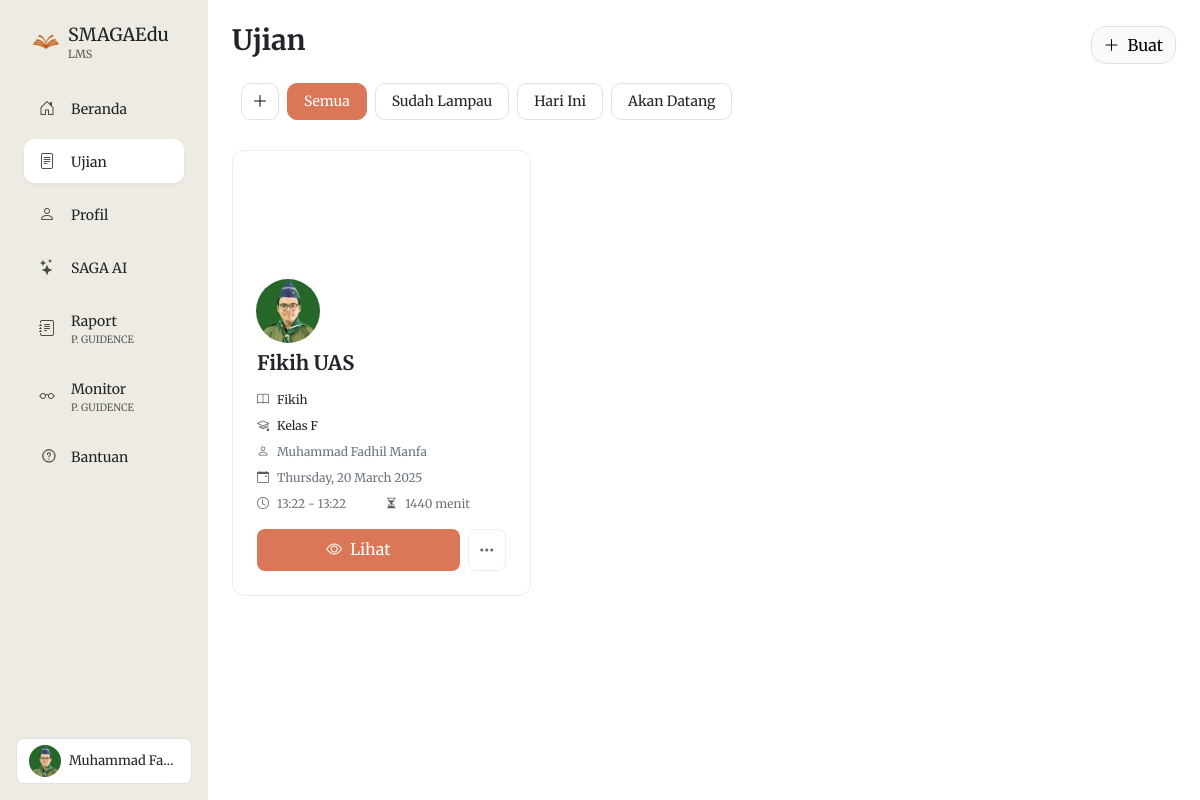
/ujian_guru.php (signed in), run on the app's committed database.
### tables this page shows
CREATE TABLE `guru` (
  `id` int(11) NOT NULL,
  `username` varchar(100) NOT NULL,
  `password` varchar(100) NOT NULL,
  `namaLengkap` varchar(100) NOT NULL,
  `namaSebutan` varchar(1000) NOT NULL,
  `jabatan` varchar(1000) NOT NULL,
  `foto_profil` varchar(255) DEFAULT NULL,
  `foto_latarbelakang` varchar(255) DEFAULT NULL,
  `universitas` varchar(100) DEFAULT NULL,
  `sertifikasi1` text DEFAULT NULL,
  `sertifikasi2` text DEFAULT NULL,
  `sertifikasi3` text DEFAULT NULL,
  `publikasi1` text DEFAULT NULL,
  `publikasi2` text DEFAULT NULL,
  `publikasi3` text DEFAULT NULL,
  `proyek1` text DEFAULT NULL,
  `proyek2` text DEFAULT NULL,
  `proyek3` text DEFAULT NULL,
  `pendidikan_s1` varchar(255) DEFAULT NULL,
  `pendidikan_s2` varchar(255) DEFAULT NULL,
  `pendidikan_lainnya` varchar(255) DEFAULT NULL
);

CREATE TABLE `ujian` (
  `id` int(11) NOT NULL,
  `judul` varchar(255) NOT NULL,
  `deskripsi` text DEFAULT NULL,
  `guru_id` varchar(100) NOT NULL,
  `kelas_id` int(11) NOT NULL,
  `mata_pelajaran` varchar(100) NOT NULL,
  `materi` text DEFAULT NULL,
  `tanggal_mulai` datetime NOT NULL,
  `tanggal_selesai` datetime NOT NULL,
  `durasi` int(11) NOT NULL,
  `status` enum('draft','published','selesai') DEFAULT 'draft',
  `created_at` timestamp NOT NULL DEFAULT current_timestamp()
);

CREATE TABLE `kelas` (
  `id` int(11) NOT NULL,
  `kode_kelas` varchar(10) DEFAULT NULL,
  `nama_kelas` varchar(100) DEFAULT NULL,
  `deskripsi` text DEFAULT NULL,
  `guru_id` varchar(50) DEFAULT NULL,
  `mata_pelajaran` varchar(100) DEFAULT NULL,
  `tingkat` varchar(20) DEFAULT NULL,
  `created_at` timestamp NOT NULL DEFAULT current_timestamp(),
  `background_image` varchar(1000) NOT NULL,
  `is_archived` tinyint(1) DEFAULT 0,
  `materi` text DEFAULT NULL,
  `is_public` tinyint(1) DEFAULT 0,
  `max_siswa` int(11) DEFAULT NULL
);

### ujian_guru.php (the view, shortened to what this page needs)
<?php
require "koneksi.php";
$userid = $_SESSION['userid'];
$query = "SELECT * FROM guru WHERE username = '$userid'";
$result = mysqli_query($koneksi, $query);
$guru = mysqli_fetch_assoc($result);
$query_ujian = "SELECT u.*, k.mata_pelajaran, k.background_image, k.tingkat FROM ujian u
                JOIN kelas k ON u.kelas_id = k.id
                WHERE u.guru_id = '$userid'
                ORDER BY u.created_at DESC";
$result_ujian = mysqli_query($koneksi, $query_ujian);
?>
<!DOCTYPE html>
<html lang="en">
<head>
    <link href="https://cdn.jsdelivr.net/npm/bootstrap@5.3.3/dist/css/bootstrap.min.css" rel="stylesheet">
    <link rel="stylesheet" href="https://cdn.jsdelivr.net/npm/bootstrap-icons@1.11.3/font/bootstrap-icons.min.css">
</head>
<body>
    <div class="container-fluid">
        <div class="row">
            <?php include 'includes/sidebar.php'; ?>
        </div>
    </div>
    <div class="col p-4 col-utama">
        <div class="row justify-content-between align-items-center mb-0 mb-md-3">
            <div class="col-12 col-md-auto mb-3 mb-md-0">
                <h3 style="font-weight: bold;">Ujian</h3>
            </div>
            <div class="d-none d-md-block col-md-auto">
                <a href="buat_ujian.php" class="btn btn-light border text-black d-flex align-items-center" style="border-radius: 15px;">
                    <i class="bi bi-plus-lg me-2"></i>
                    Buat
                </a>
            </div>
        </div>
        <div class="filter-container mb-4">
            <div class="d-flex align-items-center">
                <div class="filter-pills-wrapper d-flex justify-content-start">
                    <button class="btn btn-light border ms-2 flex-shrink-0 me-2" id="addFilterBtn" data-bs-toggle="modal" data-bs-target="#addFilterModal">
                        <i class="bi bi-plus-lg"></i>
                    </button>
                    <div class="filter-pills d-flex gap-2">
                        <button class="btn btn-filter active" data-filter="all">Semua</button>
                        <button class="btn btn-filter" data-filter="past">Sudah Lampau</button>
                        <button class="btn btn-filter" data-filter="today">Hari Ini</button>
                        <button class="btn btn-filter" data-filter="upcoming">Akan Datang</button>
                    </div>
                </div>
            </div>
        </div>
        <div class="row g-4">
            <?php
            if (mysqli_num_rows($result_ujian) > 0):
                while ($ujian = mysqli_fetch_assoc($result_ujian)):
                    $bg_image = !empty($ujian['background_image']) ? $ujian['background_image'] : 'assets/bg.jpg';
            ?>
                    <div class="col-12 col-md-6 col-lg-4">
                        <div class="class-card">
                            <div class="class-banner" style="background-image: url('<?php echo $bg_image; ?>')">
                                <img src="<?php echo !empty($guru['foto_profil']) ? 'uploads/profil/' . $guru['foto_profil'] : 'assets/pp.png'; ?>"
                                    class="profile-circle">
                            </div>
                            <div class="class-content">
                                <h4 class="class-title mb-3"><?php echo htmlspecialchars($ujian['judul']); ?></h4>
                                <div class="class-meta" style="font-size: 12px;">
                                    <div class="row g-2">
                                        <div class="col-12">
                                            <div class="d-flex align-items-center">
                                                <i class="bi bi-book me-2 text-muted"></i>
                                                <span class="text-dark"><?php echo htmlspecialchars($ujian['mata_pelajaran']); ?></span>
                                            </div>
                                        </div>
                                        <div class="col-12">
                                            <div class="d-flex align-items-center">
                                                <i class="bi bi-mortarboard me-2 text-muted"></i>
                                                <span class="text-dark">Kelas <?php echo htmlspecialchars($ujian['tingkat']); ?></span>
                                            </div>
                                        </div>
                                        <div class="col-12">
                                            <div class="d-flex align-items-center">
                                                <i class="bi bi-person me-2 text-muted"></i>
                                                <span class="text-secondary"><?php echo htmlspecialchars($guru['namaLengkap']); ?></span>
                                            </div>
                                        </div>
                                        <div class="col-12">
                                            <div class="d-flex align-items-center">
                                                <i class="bi bi-calendar-event me-2 text-muted"></i>
                                                <span class="text-secondary"><?php echo date('l, d F Y', strtotime($ujian['tanggal_mulai'])); ?></span>
                                            </div>
                                        </div>
                                        <div class="col-6">
                                            <div class="d-flex align-items-center">
                                                <i class="bi bi-clock me-2 text-muted"></i>
                                                <span class="text-secondary"><?php
                                                                                echo date('H:i', strtotime($ujian['tanggal_mulai'])) . ' - ' .
                                                                                    date('H:i', strtotime($ujian['tanggal_selesai']));
                                                                                ?></span>
                                            </div>
                                        </div>
                                        <div class="col-6">
                                            <div class="d-flex align-items-center">
                                                <i class="bi bi-hourglass-split me-2 text-muted"></i>
                                                <span class="text-secondary"><?php echo $ujian['durasi']; ?> menit</span>
                                            </div>
                                        </div>
                                    </div>
                                </div>
                                <div class="action-buttons mt-3">
                                    <a href="buat_soal.php?ujian_id=<?php echo $ujian['id']; ?>"
                                        class="btn-enter text-decoration-none">
                                        <i class="bi bi-eye me-2"></i>Lihat
                                    </a>
                                    <div class="dropdown">
                                        <button class="btn-more" type="button" data-bs-toggle="dropdown">
                                            <i class="bi bi-three-dots"></i>
                                        </button>
                                    </div>
                                </div>
                            </div>
                        </div>
                    </div>
                <?php
                endwhile;
            endif; ?>
        </div>
    </div>
</body>
</html>

### includes/sidebar.php (shortened to what this page needs)
<?php
$is_guru = $_SESSION['level'] == 'guru';
$is_admin = $_SESSION['level'] == 'admin';
?>
<div class="col-auto vh-100 p-3 p-md-4 menu-samping d-none d-md-block" style="background-color:rgb(238, 236, 226)">
    <div class="ps-2 mb-4">
        <a href="<?php echo $is_admin ? 'beranda_admin.php' : ($is_guru ? 'beranda_guru.php' : 'beranda.php'); ?>" class="text-decoration-none text-dark d-flex align-items-center gap-2">
            <img src="assets/smagaedu.png" alt="" width="28" class="logo_orange">
            <div>
                <h1 class="m-0" style="font-size: 18px;">SMAGAEdu</h1>
                <p class="m-0 text-muted" style="font-size: 11px;"><?php echo $is_admin ? 'ADMINISTRATOR' : 'LMS'; ?></p>
            </div>
        </a>
    </div>
    <div class="d-flex flex-column gap-1">
        <?php
        if ($is_admin) {
            $menu_items = [
                ['url' => 'beranda_admin.php', 'icon' => 'bi-house-door', 'text' => 'Beranda'],
                ['url' => 'ujian_admin.php', 'icon' => 'bi-file-text', 'text' => 'Ujian'],
                ['url' => 'guru_admin.php', 'icon' => 'bi-person-badge', 'text' => 'Guru'],
                ['url' => 'siswa_admin.php', 'icon' => 'bi-people', 'text' => 'Siswa'],
                ['url' => 'pg_admin.php', 'icon' => 'bi-journal-text', 'text' => 'Monitor', 'subtitle' => 'P. GUIDENCE'],
                ['url' => 'bantuan.php', 'icon' => 'bantuan_outfill.png', 'text' => 'Bantuan', 'is_image' => true]
            ];
        } elseif ($is_guru) {
            $menu_items = [
                ['url' => 'beranda_guru.php', 'icon' => 'bi-house-door', 'text' => 'Beranda'],
                ['url' => 'ujian_guru.php', 'icon' => 'bi-file-text', 'text' => 'Ujian'],
                ['url' => 'profil_guru.php', 'icon' => 'bi-person', 'text' => 'Profil'],
                ['url' => 'ai_guru.php', 'icon' => 'bi-stars', 'text' => 'SAGA AI'],
                ['url' => 'raport_pg.php', 'icon' => 'bi-journal-text', 'text' => 'Raport', 'subtitle' => 'P. GUIDENCE'],
                ['url' => 'monitor_pg.php', 'icon' => 'bi-eyeglasses', 'text' => 'Monitor', 'subtitle' => 'P. GUIDENCE'],
                ['url' => 'bantuan.php', 'icon' => 'bantuan_outfill.png', 'text' => 'Bantuan', 'is_image' => true]
            ];
        }
        $current_page = basename($_SERVER['PHP_SELF']);
        foreach($menu_items as $item) {
            $is_active = ($current_page === $item['url']) ? 'active' : '';
            ?>
            <a href="<?= $item['url'] ?>" class="text-decoration-none text-dark">
                <div class="menu-item <?= $is_active ?> d-flex align-items-center">
                    <?php if(isset($item['is_image']) && $item['is_image']): ?>
                        <img src="assets/<?= $item['icon'] ?>" alt="" class="menu-icon">
                    <?php else: ?>
                        <i class="bi <?= $item['icon'] ?> menu-icon"></i>
                    <?php endif; ?>
                    <div>
                        <span class="menu-text m-0 p-0"><?= $item['text'] ?></span>
                        <?php if(isset($item['subtitle'])): ?>
                            <p class="text-muted m-0 p-0" style="font-size: 10px;"><?= $item['subtitle'] ?></p>
                        <?php endif; ?>
                    </div>
                </div>
            </a>
        <?php } ?>
    </div>
    <div class="mt-auto position-absolute bottom-0 start-0 p-3 w-100">
        <div class="dropdown">
            <button class="btn d-flex align-items-center gap-2 w-100 rounded-3 border bg-white" type="button" data-bs-toggle="dropdown">
                <img src="<?php echo ($is_guru || $is_admin) ?
                    (!empty($guru['foto_profil']) ? 'uploads/profil/'.$guru['foto_profil'] : 'assets/pp.png') :
                    (!empty($siswa['photo_url']) ? $siswa['photo_url'] : 'assets/pp.png'); ?>"
                    width="32" class="rounded-circle">
                <span class="text-truncate" style="font-size: 13px;">
                    <?php
                    if ($is_admin) {
                        echo $guru['namaLengkap'] . ' <span class="badge bg-danger ms-1">Admin</span>';
                    } else {
                        echo $is_guru ? $guru['namaLengkap'] : $siswa['nama'];
                    }
                    ?>
                </span>
            </button>
        </div>
    </div>
</div>

### ujian_guru.php (style rules this page uses)
body { font-family: merriweather; }
.btn { transition: background-color 0.3s ease; border: 0; border-radius: 5px; }
.col-utama { margin-left: 13rem; animation: fadeInUp 0.5s; opacity: 1; }
.class-card { background: white; border-radius: 12px; overflow: hidden; transition: transform 0.2s ease, box-shadow 0.2s ease; border: 1px solid #eee; }
.class-banner { height: 160px; background-size: cover; background-position: center; position: relative; }
.profile-circle { width: 70px; height: 70px; border-radius: 50%; border: 3px solid white; position: absolute; bottom: -35px; left: 20px; background: white; object-fit: cover; }
.class-content { padding: 2.5rem 1.5rem 1.5rem; }
.class-title { font-size: 1.25rem; font-weight: bold; margin: 0; }
.class-meta { color: #666; font-size: 0.9rem; margin-top: 0.5rem; }
.action-buttons { display: flex; gap: 0.5rem; margin-top: 1.5rem; }
.btn-enter { flex: 1; padding: 8px; border-radius: 8px; background: #da7756; text-align: center; color: white; border: none; transition: background 0.3s ease; }
.btn-more { width: 38px; padding: 8px; border-radius: 8px; border: 1px solid #eee; background: white; color: #666; }
.btn { transition: all 0.3s ease; }
.filter-container { background-color: white; margin-bottom: 1.5rem; border: 1px solid transparent; border-radius: 8px; transition: all 0.3s ease; }
.filter-pills-wrapper { flex: 1; overflow-x: auto; -ms-overflow-style: none; scrollbar-width: none; padding-bottom: 5px; }
.filter-pills { white-space: nowrap; }
.btn-filter { background-color: white; border: 1px solid #dee2e6; border-radius: 10px; padding: 6px 16px; font-size: 14px; transition: all 0.3s ease; white-space: nowrap; flex-shrink: 0; }
.btn-filter.active { background-color: #da7756; color: white; border-color: #da7756; }
#addFilterBtn { width: 38px; height: 37px; display: flex; align-items: center; justify-content: center; border-radius: 10px; border: 1px solid #dee2e6; background-color: white; }
.class-card { animation: fadeInUp 0.5s ease-out; animation-fill-mode: backwards; }
.col-12:nth-child(1) .class-card { animation-delay: 0.1s; }

### includes/styles.php (style rules this page uses)
.menu-samping { position: fixed; width: 13rem; z-index: 1000; }
.menu-item { padding: 10px 15px; border-radius: 10px; transition: all 0.3s ease; margin-bottom: 5px; }
.menu-item.active { background-color: white; box-shadow: 0 2px 4px rgba(0,0,0,0.05); }
.menu-text { font-size: 14px; margin: 0; }
.menu-icon { width: 20px; margin-right: 12px; opacity: 0.8; }

### data on the page
guru: foto_profil (picture), namaLengkap "Muhammad Fa…", namaLengkap "Muhammad Fadhil Manfa"
ujian: guru.foto_profil (picture), judul "Fikih UAS", kelas.mata_pelajaran "Fikih", kelas.tingkat "F", tanggal_mulai "Thursday, 20 March 2025", tanggal_mulai "13:22", tanggal_selesai "13:22", durasi "1440"

### other printed values
$item['text'] "Beranda"
$item['text'] "Ujian"
$item['text'] "Profil"
$item['text'] "SAGA AI"
$item['text'] "Raport"
$item['subtitle'] "P. GUIDENCE"
$item['text'] "Monitor"
$item['text'] "Bantuan"
